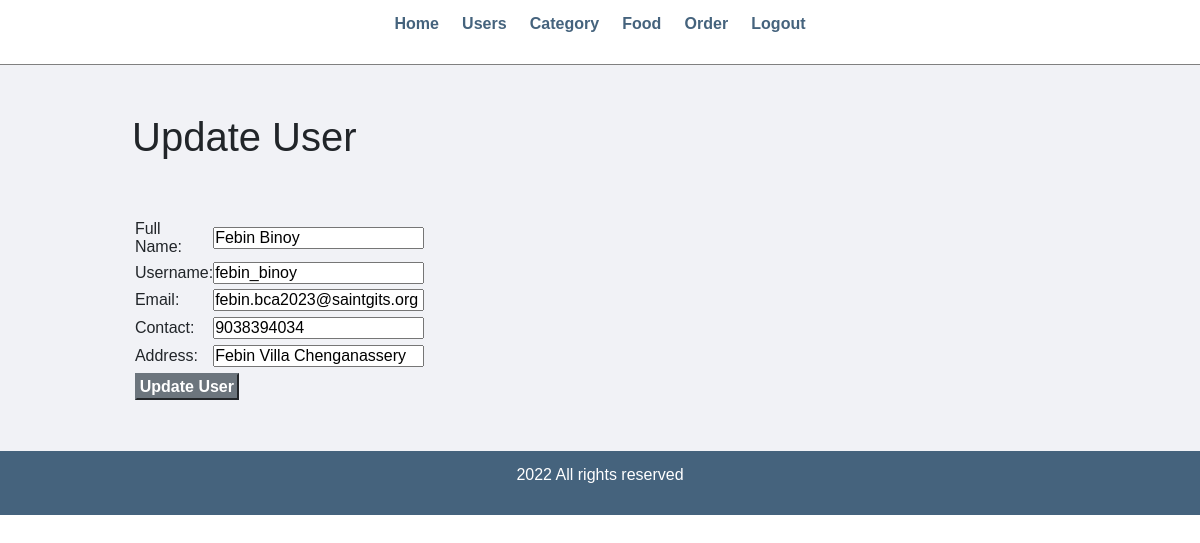
Page /admin/update-users.php?id=7 (signed in) on the committed database.
### tables this page shows
CREATE TABLE `users` (
  `id` int(11) NOT NULL,
  `username` varchar(50) NOT NULL,
  `password` varchar(255) NOT NULL,
  `customer_name` varchar(150) NOT NULL,
  `customer_email` varchar(150) NOT NULL,
  `customer_contact` bigint(25) NOT NULL,
  `customer_address` varchar(255) NOT NULL,
  `created_at` datetime DEFAULT current_timestamp()
);

### admin/update-users.php (the view, shortened to what this page needs)
<?php include('partials/menu.php'); ?>
<div class="main-content">
    <div class="wrapper">
        <h1>Update User</h1>
        <br><br>
        <?php
            $id=$_GET['id'];
            $sql="SELECT * FROM users WHERE id=$id";
            $res=mysqli_query($conn, $sql);
            if($res==true)
            {
                $count = mysqli_num_rows($res);
                if($count==1)
                {
                    $row=mysqli_fetch_assoc($res);
                    $full_name = $row['customer_name'];
                    $username = $row['username'];
                    $customer_email= $row['customer_email'];
                    $customer_contact= $row['customer_contact'];
                    $customer_address= $row['customer_address'];
                }
                else
                {
                    header('location:'.SITEURL.'admin/manage-users.php');
                }
            }
        ?>
        <form action="" method="POST">
            <table class="tbl-30">
                <tr>
                    <td>Full Name: </td>
                    <td>
                        <input type="text" name="customer_name" value="<?php echo $full_name; ?>">
                    </td>
                </tr>
                <tr>
                    <td>Username: </td>
                    <td>
                        <input type="text" name="username" value="<?php echo $username; ?>">
                    </td>
                </tr>
                <tr>
                    <td>Email: </td>
                    <td>
                        <input type="text" name="customer_email" value="<?php echo $customer_email; ?>">
                    </td>
                </tr>
                <tr>
                    <td>Contact: </td>
                    <td>
                        <input type="text" name="customer_contact" value="<?php echo $customer_contact; ?>">
                    </td>
                </tr>
                <tr>
                    <td>Address: </td>
                    <td>
                        <input type="text" name="customer_address" value="<?php echo $customer_address; ?>">
                    </td>
                </tr>
                <tr>
                    <td colspan="2">
                        <input type="submit" name="submit" value="Update User" class="btn-secondary">
                    </td>
                </tr>
            </table>
        </form>
    </div>
</div>
<?php include('partials/footer.php'); ?>

### css/admin.css (style rules this page uses)
* { margin: 0; padding: 0; font-family: Arial, Helvetica, sans-serif; }
.wrapper { padding: 1%; width: 80%; margin: 0 auto; }
.tbl-30 { width: 30%; }
table tr td { padding: 1%; }
.btn-secondary { background-color: #7bed9f; padding: 1%; color: black; text-decoration: none; font-weight: bold; }
.main-content { background-color: #f1f2f6; padding: 3% 0; }

### rows in the picture
users: customer_name "Febin Binoy", username "febin_binoy", customer_email "febin.bca2023@saintgits.org", customer_contact "9038394034", customer_address "Febin Villa Chenganassery"
